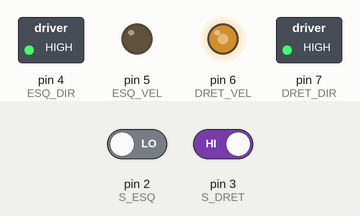
This sketch was run on a simulated Arduino Uno, built with avr-gcc and run on an emulated ATmega328P. On the bench: switched loads named in the sketch (green lamp = pin HIGH), output pins drawn as LEDs (lit = HIGH). The test bench sets the inputs (shaded band); at power-on: pin 2 (S_ESQ) LOW, pin 3 (S_DRET) HIGH.

Above: at 1.2 s.
1.3 s: pin 2 (S_ESQ) driven HIGH
At 1.9 s:
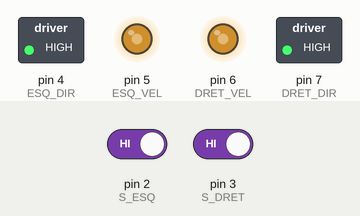
2.8 s: pin 3 (S_DRET) driven LOW
At 4.0 s:
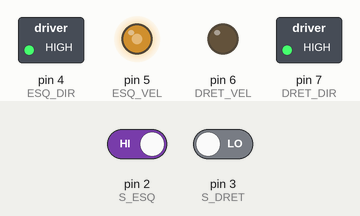
4.3 s: pin 3 (S_DRET) driven HIGH
At 5.5 s:
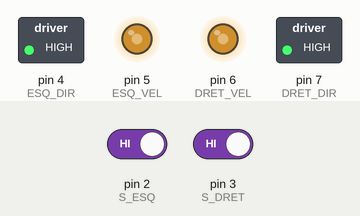
Timing chart, 0 to 7.3 s (numbered marks = the images above; inputs shaded):
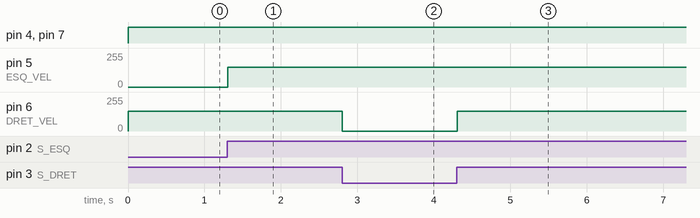

Measured:
- after the input at 1.3 s, pin 5 (ESQ_VEL): 0/255 → 150/255 at once
- after the input at 2.8 s, pin 6 (DRET_VEL): 150/255 → 0/255 at once
- after the input at 4.3 s, pin 6 (DRET_VEL): 0/255 → 150/255 at once

The sketch:

04_seguidor_linia.ino
```cpp
/*
  SA7 - 04_seguidor_linia.ino
  Seguidor de linia amb dos sensors IR (esquerre i dret) sota el robot.
  Logica: si nomes un sensor veu la linia, corregeix cap a aquell costat.
  Si la teva placa dona lectura ANALOGICA, usa analogRead i un llindar.

  === PINS (AJUSTAR) ===
  Quan: S4 - modelatge i repte de pista
*/

const int ESQ_DIR = 4, ESQ_VEL = 5, DRET_DIR = 7, DRET_VEL = 6;
const int S_ESQ = 2;   // sensor linia esquerre (ajustar)
const int S_DRET = 3;  // sensor linia dret (ajustar)
const int VEL = 150;

// Suposem lectura DIGITAL: LOW = linia negra detectada, HIGH = fons.
// (Comprova-ho amb la teva placa; si cal, inverteix la logica.)

void motors(int dE, int vE, int dD, int vD) {
  digitalWrite(ESQ_DIR, dE); analogWrite(ESQ_VEL, vE);
  digitalWrite(DRET_DIR, dD); analogWrite(DRET_VEL, vD);
}
void endavant()      { motors(HIGH, VEL, HIGH, VEL); }
void corregeix_dreta(){ motors(HIGH, VEL, HIGH, 0); }   // frena roda dreta
void corregeix_esq()  { motors(HIGH, 0,  HIGH, VEL); }  // frena roda esquerra
void atura()         { motors(HIGH, 0, HIGH, 0); }   // tot el moviment passa per motors()

void setup() {
  pinMode(ESQ_DIR, OUTPUT); pinMode(ESQ_VEL, OUTPUT);
  pinMode(DRET_DIR, OUTPUT); pinMode(DRET_VEL, OUTPUT);
  pinMode(S_ESQ, INPUT); pinMode(S_DRET, INPUT);
}

void loop() {
  bool liniaEsq  = (digitalRead(S_ESQ) == LOW);
  bool liniaDret = (digitalRead(S_DRET) == LOW);

  if (liniaEsq && liniaDret) {
    endavant();                 // tots dos sobre la linia: recte
  } else if (liniaEsq && !liniaDret) {
    corregeix_esq();            // s'ha desviat: torna a l'esquerra
  } else if (!liniaEsq && liniaDret) {
    corregeix_dreta();
  } else {
    endavant();                 // cap sensor: continua (o busca la linia)
  }
  delay(10);
}
```
